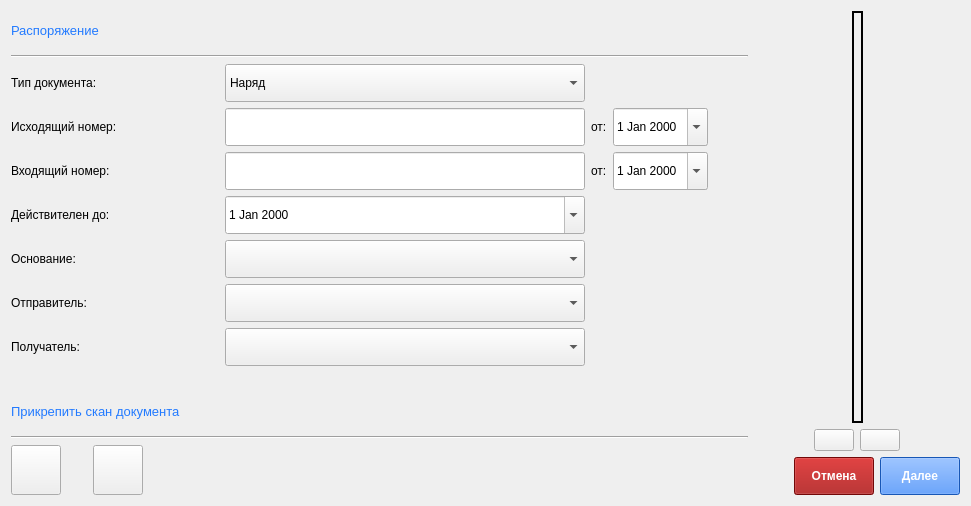
              <widget class="QWidget" name="tab_16">
               <attribute name="title">
                <string>Основная информация</string>
               </attribute>
               <layout class="QHBoxLayout" name="horizontalLayout_47">
                <item>
                 <layout class="QVBoxLayout" name="verticalLayout_62">
                  <item>
                   <layout class="QVBoxLayout" name="verticalLayout_65">
                    <property name="sizeConstraint">
                     <enum>QLayout::SetFixedSize</enum>
                    </property>
                    <item>
                     <widget class="QLabel" name="label_38">
                      <property name="minimumSize">
                       <size>
                        <width>0</width>
                        <height>38</height>
                       </size>
                      </property>
                      <property name="maximumSize">
                       <size>
                        <width>16777215</width>
                        <height>38</height>
                       </size>
                      </property>
                      <property name="font">
                       <font>
                        <family>MS Shell Dlg 2</family>
                        <pointsize>10</pointsize>
                        <weight>9</weight>
                        <italic>false</italic>
                        <bold>false</bold>
                       </font>
                      </property>
                      <property name="styleSheet">
                       <string notr="true">font: 75 10pt &quot;MS Shell Dlg 2&quot;;
color: rgb(34, 122, 255)</string>
                      </property>
                      <property name="text">
                       <string>Распоряжение</string>
                      </property>
                     </widget>
                    </item>
                    <item>
                     <widget class="Line" name="line_5">
                      <property name="orientation">
                       <enum>Qt::Horizontal</enum>
                      </property>
                     </widget>
                    </item>
                   </layout>
                  </item>
                  <item>
                   <layout class="QHBoxLayout" name="horizontalLayout_49">
                    <item>
                     <layout class="QVBoxLayout" name="verticalLayout_66">
                      <item>
                       <widget class="QLabel" name="label_39">
                        <property name="minimumSize">
                         <size>
                          <width>208</width>
                          <height>38</height>
                         </size>
                        </property>
                        <property name="maximumSize">
                         <size>
                          <width>208</width>
                          <height>38</height>
                         </size>
                        </property>
                        <property name="text">
                         <string>Тип документа:</string>
                        </property>
                       </widget>
                      </item>
                      <item>
                       <widget class="QLabel" name="label_40">
                        <property name="minimumSize">
                         <size>
                          <width>208</width>
                          <height>38</height>
                         </size>
                        </property>
                        <property name="maximumSize">
                         <size>
                          <width>208</width>
                          <height>38</height>
                         </size>
                        </property>
                        <property name="text">
                         <string>Исходящий номер:</string>
                        </property>
                       </widget>
                      </item>
                      <item>
                       <widget class="QLabel" name="label_41">
                        <property name="minimumSize">
                         <size>
                          <width>208</width>
                          <height>38</height>
                         </size>
                        </property>
                        <property name="maximumSize">
                         <size>
                          <width>208</width>
                          <height>38</height>
                         </size>
                        </property>
                        <property name="text">
                         <string>Входящий номер:</string>
                        </property>
                       </widget>
                      </item>
                      <item>
                       <widget class="QLabel" name="label_47">
                        <property name="text">
                         <string>Действителен до:</string>
                        </property>
                       </widget>
                      </item>
                     </layout>
                    </item>
                    <item>
                     <layout class="QVBoxLayout" name="verticalLayout_67">
                      <item>
                       <widget class="QComboBox" name="comboBoxTypeDocPrihod_2">
                        <property name="minimumSize">
                         <size>
                          <width>360</width>
                          <height>38</height>
                         </size>
                        </property>
                        <property name="maximumSize">
                         <size>
                          <width>360</width>
                          <height>38</height>
                         </size>
                        </property>
                        <item>
                         <property name="text">
                          <string>Наряд</string>
                         </property>
                        </item>
                        <item>
                         <property name="text">
                          <string>Разнарядка</string>
                         </property>
                        </item>
                        <item>
                         <property name="text">
                          <string>План сдачи</string>
                         </property>
                        </item>
                       </widget>
                      </item>
                      <item>
                       <widget class="QLineEdit" name="lineEditOutputNumberPrihod_2">
                        <property name="minimumSize">
                         <size>
                          <width>360</width>
                          <height>38</height>
                         </size>
                        </property>
                        <property name="maximumSize">
                         <size>
                          <width>360</width>
                          <height>38</height>
                         </size>
                        </property>
                       </widget>
                      </item>
                      <item>
                       <widget class="QLineEdit" name="lineEditInputNumberPrihod_2">
                        <property name="minimumSize">
                         <size>
                          <width>0</width>
                          <height>38</height>
                         </size>
                        </property>
                        <property name="maximumSize">
                         <size>
                          <width>360</width>
                          <height>38</height>
                         </size>
                        </property>
                       </widget>
                      </item>
                      <item>
                       <widget class="QDateEdit" name="dateEdit">
                        <property name="minimumSize">
                         <size>
                          <width>0</width>
                          <height>38</height>
                         </size>
                        </property>
                        <property name="maximumSize">
                         <size>
                          <width>16777215</width>
                          <height>38</height>
                         </size>
                        </property>
                        <property name="calendarPopup">
                         <bool>true</bool>
                        </property>
                       </widget>
                      </item>
                     </layout>
                    </item>
                    <item>
                     <layout class="QVBoxLayout" name="verticalLayout_68">
                      <item>
                       <widget class="QLabel" name="label_42">
                        <property name="minimumSize">
                         <size>
                          <width>0</width>
                          <height>38</height>
                         </size>
                        </property>
                        <property name="maximumSize">
                         <size>
                          <width>16777215</width>
                          <height>38</height>
                         </size>
                        </property>
                        <property name="text">
                         <string/>
                        </property>
                       </widget>
                      </item>
                      <item>
                       <layout class="QHBoxLayout" name="horizontalLayout_50">
                        <item>
                         <widget class="QLabel" name="label_43">
                          <property name="minimumSize">
                           <size>
                            <width>0</width>
                            <height>38</height>
                           </size>
                          </property>
                          <property name="maximumSize">
                           <size>
                            <width>16777215</width>
                            <height>38</height>
                           </size>
                          </property>
                          <property name="text">
                           <string>от:</string>
                          </property>
                         </widget>
                        </item>
                        <item>
                         <widget class="QDateEdit" name="dateInputPrihod_2">
                          <property name="minimumSize">
                           <size>
                            <width>0</width>
                            <height>38</height>
                           </size>
                          </property>
                          <property name="maximumSize">
                           <size>
                            <width>16777215</width>
                            <height>38</height>
                           </size>
                          </property>
                          <property name="calendarPopup">
                           <bool>true</bool>
                          </property>
                         </widget>
                        </item>
                       </layout>
                      </item>
                      <item>
                       <layout class="QHBoxLayout" name="horizontalLayout_51">
                        <item>
                         <widget class="QLabel" name="label_44">
                          <property name="minimumSize">
                           <size>
                            <width>0</width>
                            <height>38</height>
                           </size>
                          </property>
                          <property name="maximumSize">
                           <size>
                            <width>16777215</width>
                            <height>38</height>
                           </size>
                          </property>
                          <property name="text">
                           <string>от:</string>
                          </property>
                         </widget>
                        </item>
                        <item>
                         <widget class="QDateEdit" name="dateOutputPrihod_2">
                          <property name="minimumSize">
                           <size>
                            <width>0</width>
                            <height>38</height>
                           </size>
                          </property>
                          <property name="maximumSize">
                           <size>
                            <width>16777215</width>
                            <height>38</height>
                           </size>
                          </property>
                          <property name="calendarPopup">
                           <bool>true</bool>
                          </property>
                         </widget>
                        </item>
                       </layout>
                      </item>
                      <item>
                       <widget class="QLabel" name="label_48">
                        <property name="minimumSize">
                         <size>
                          <width>0</width>
                          <height>38</height>
                         </size>
                        </property>
                        <property name="maximumSize">
                         <size>
                          <width>16777215</width>
                          <height>38</height>
                         </size>
                        </property>
                        <property name="text">
                         <string/>
                        </property>
                       </widget>
                      </item>
                     </layout>
                    </item>
                    <item>
                     <spacer name="horizontalSpacer_34">
                      <property name="orientation">
                       <enum>Qt::Horizontal</enum>
                      </property>
                      <property name="sizeHint" stdset="0">
                       <size>
                        <width>40</width>
                        <height>20</height>
                       </size>
                      </property>
                     </spacer>
                    </item>
                   </layout>
                  </item>
                  <item>
                   <layout class="QHBoxLayout" name="horizontalLayout_48">
                    <item>
                     <layout class="QVBoxLayout" name="verticalLayout_63">
                      <item>
                       <widget class="QLabel" name="label_35">
                        <property name="minimumSize">
                         <size>
                          <width>0</width>
                          <height>38</height>
                         </size>
                        </property>
                        <property name="maximumSize">
                         <size>
                          <width>16777215</width>
                          <height>38</height>
                         </size>
                        </property>
                        <property name="text">
                         <string>Основание:</string>
                        </property>
                       </widget>
                      </item>
                      <item>
                       <widget class="QLabel" name="label_36">
                        <property name="minimumSize">
                         <size>
                          <width>208</width>
                          <height>38</height>
                         </size>
                        </property>
                        <property name="maximumSize">
                         <size>
                          <width>208</width>
                          <height>38</height>
                         </size>
                        </property>
                        <property name="text">
                         <string>Отправитель:</string>
                        </property>
                       </widget>
                      </item>
                      <item>
                       <widget class="QLabel" name="label_37">
                        <property name="minimumSize">
                         <size>
                          <width>0</width>
                          <height>38</height>
                         </size>
                        </property>
                        <property name="maximumSize">
                         <size>
                          <width>16777215</width>
                          <height>38</height>
                         </size>
                        </property>
                        <property name="text">
                         <string>Получатель:</string>
                        </property>
                       </widget>
                      </item>
                     </layout>
                    </item>
                    <item>
                     <layout class="QVBoxLayout" name="verticalLayout_64">
                      <item>
                       <widget class="QComboBox" name="comboBoxOrderPrihod_2">
                        <property name="minimumSize">
                         <size>
                          <width>0</width>
                          <height>38</height>
                         </size>
                        </property>
                        <property name="maximumSize">
                         <size>
                          <width>16777215</width>
                          <height>38</height>
                         </size>
                        </property>
                       </widget>
                      </item>
                      <item>
                       <widget class="QComboBox" name="comboBoxRecipientPrihod_2">
                        <property name="minimumSize">
                         <size>
                          <width>0</width>
                          <height>38</height>
                         </size>
                        </property>
                        <property name="maximumSize">
                         <size>
                          <width>16777215</width>
                          <height>38</height>
                         </size>
                        </property>
                       </widget>
                      </item>
                      <item>
                       <widget class="QComboBox" name="comboBoxSenderPrihod_2">
                        <property name="minimumSize">
                         <size>
                          <width>360</width>
                          <height>38</height>
                         </size>
                        </property>
                        <property name="maximumSize">
                         <size>
                          <width>360</width>
                          <height>38</height>
                         </size>
                        </property>
                       </widget>
                      </item>
                     </layout>
                    </item>
                    <item>
                     <spacer name="horizontalSpacer_33">
                      <property name="orientation">
                       <enum>Qt::Horizontal</enum>
                      </property>
                      <property name="sizeHint" stdset="0">
                       <size>
                        <width>40</width>
                        <height>20</height>
                       </size>
                      </property>
                     </spacer>
                    </item>
                   </layout>
                  </item>
                  <item>
                   <layout class="QVBoxLayout" name="verticalLayout_69">
                    <property name="sizeConstraint">
                     <enum>QLayout::SetFixedSize</enum>
                    </property>
                    <item>
                     <spacer name="verticalSpacer_15">
                      <property name="orientation">
                       <enum>Qt::Vertical</enum>
                      </property>
                      <property name="sizeType">
                       <enum>QSizePolicy::Fixed</enum>
                      </property>
                      <property name="sizeHint" stdset="0">
                       <size>
                        <width>20</width>
                        <height>20</height>
                       </size>
                      </property>
                     </spacer>
                    </item>
                    <item>
                     <widget class="QLabel" name="label_45">
                      <property name="minimumSize">
                       <size>
                        <width>0</width>
                        <height>38</height>
                       </size>
                      </property>
                      <property name="maximumSize">
                       <size>
                        <width>16777215</width>
                        <height>38</height>
                       </size>
                      </property>
                      <property name="font">
                       <font>
                        <family>MS Shell Dlg 2</family>
                        <pointsize>10</pointsize>
                        <weight>9</weight>
                        <italic>false</italic>
                        <bold>false</bold>
                       </font>
                      </property>
                      <property name="styleSheet">
                       <string notr="true">font: 75 10pt &quot;MS Shell Dlg 2&quot;;
color: rgb(34, 122, 255)</string>
                      </property>
                      <property name="text">
                       <string>Прикрепить скан документа</string>
                      </property>
                     </widget>
                    </item>
                    <item>
                     <widget class="Line" name="line_6">
                      <property name="orientation">
                       <enum>Qt::Horizontal</enum>
                      </property>
                     </widget>
                    </item>
                   </layout>
                  </item>
                  <item>
                   <layout class="QHBoxLayout" name="horizontalLayout_52">
                    <item>
                     <widget class="QPushButton" name="pushButtonScanPrihod_2">
                      <property name="minimumSize">
                       <size>
                        <width>50</width>
                        <height>50</height>
                       </size>
                      </property>
                      <property name="maximumSize">
                       <size>
                        <width>50</width>
                        <height>50</height>
                       </size>
                      </property>
                      <property name="autoFillBackground">
                       <bool>true</bool>
                      </property>
                      <property name="text">
                       <string/>
                      </property>
                      <property name="icon">
                       <iconset resource="resources.qrc">
                        <normaloff>:/new/icons/icons/scan.png</normaloff>:/new/icons/icons/scan.png</iconset>
                      </property>
                      <property name="iconSize">
                       <size>
                        <width>30</width>
                        <height>30</height>
                       </size>
                      </property>
                     </widget>
                    </item>
                    <item>
                     <widget class="QLabel" name="label_46">
                      <property name="minimumSize">
                       <size>
                        <width>20</width>
                        <height>50</height>
                       </size>
                      </property>
                      <property name="maximumSize">
                       <size>
                        <width>20</width>
                        <height>50</height>
                       </size>
                      </property>
                      <property name="text">
                       <string/>
                      </property>
                     </widget>
                    </item>
                    <item>
                     <layout class="QHBoxLayout" name="pictureLayout_3">
                      <item>
                       <widget class="QPushButton" name="pushButton_6">
                        <property name="minimumSize">
                         <size>
                          <width>50</width>
                          <height>50</height>
                         </size>
                        </property>
                        <property name="maximumSize">
                         <size>
                          <width>50</width>
                          <height>50</height>
                         </size>
                        </property>
                        <property name="sizeIncrement">
                         <size>
                          <width>0</width>
                          <height>0</height>
                         </size>
                        </property>
                        <property name="baseSize">
                         <size>
                          <width>0</width>
                          <height>1</height>
                         </size>
                        </property>
                        <property name="text">
                         <string/>
                        </property>
                        <property name="icon">
                         <iconset>
                          <normaloff>../../Users/пользователь/Pictures/zTzk5biFIY8.jpg</normaloff>../../Users/пользователь/Pictures/zTzk5biFIY8.jpg</iconset>
                        </property>
                        <property name="iconSize">
                         <size>
                          <width>40</width>
                          <height>40</height>
                         </size>
                        </property>
                       </widget>
                      </item>
                      <item>
                       <spacer name="horizontalSpacer_35">
                        <property name="orientation">
                         <enum>Qt::Horizontal</enum>
                        </property>
                        <property name="sizeHint" stdset="0">
                         <size>
                          <width>40</width>
                          <height>20</height>
                         </size>
                        </property>
                       </spacer>
                      </item>
                     </layout>
                    </item>
                   </layout>
                  </item>
                 </layout>
                </item>
                <item>
                 <layout class="QVBoxLayout" name="verticalLayout_70">
                  <item>
                   <layout class="QHBoxLayout" name="horizontalLayout_53">
                    <item>
                     <spacer name="horizontalSpacer_36">
                      <property name="orientation">
                       <enum>Qt::Horizontal</enum>
                      </property>
                      <property name="sizeHint" stdset="0">
                       <size>
                        <width>40</width>
                        <height>20</height>
                       </size>
                      </property>
                     </spacer>
                    </item>
                    <item>
                     <widget class="QLabel" name="scanPrihodDoc_2">
                      <property name="minimumSize">
                       <size>
                        <width>0</width>
                        <height>0</height>
                       </size>
                      </property>
                      <property name="maximumSize">
                       <size>
                        <width>460</width>
                        <height>877</height>
                       </size>
                      </property>
                      <property name="frameShape">
                       <enum>QFrame::Box</enum>
                      </property>
                      <property name="lineWidth">
                       <number>2</number>
                      </property>
                      <property name="midLineWidth">
                       <number>0</number>
                      </property>
                      <property name="text">
                       <string/>
                      </property>
                      <property name="pixmap">
                       <pixmap>../../Users/пользователь/Pictures/WhatsApp Image 2021-11-30 at 13.16.00 (1).jpeg</pixmap>
                      </property>
                      <property name="scaledContents">
                       <bool>true</bool>
                      </property>
                     </widget>
                    </item>
                    <item>
                     <spacer name="horizontalSpacer_37">
                      <property name="orientation">
                       <enum>Qt::Horizontal</enum>
                      </property>
                      <property name="sizeHint" stdset="0">
                       <size>
                        <width>40</width>
                        <height>20</height>
                       </size>
                      </property>
                     </spacer>
                    </item>
                   </layout>
                  </item>
                  <item>
                   <layout class="QHBoxLayout" name="arrowsLayout_3">
                    <item>
                     <spacer name="horizontalSpacer_38">
                      <property name="orientation">
                       <enum>Qt::Horizontal</enum>
                      </property>
                      <property name="sizeHint" stdset="0">
                       <size>
                        <width>40</width>
                        <height>20</height>
                       </size>
                      </property>
                     </spacer>
                    </item>
                    <item>
                     <widget class="QPushButton" name="pushButtonLeftPrihod_2">
                      <property name="text">
                       <string/>
                      </property>
                      <property name="icon">
                       <iconset resource="resources.qrc">
                        <normaloff>:/new/icons/icons/leftArrow.png</normaloff>:/new/icons/icons/leftArrow.png</iconset>
                      </property>
                     </widget>
                    </item>
                    <item>
                     <widget class="QPushButton" name="pushButtonRightPrihod_2">
                      <property name="text">
                       <string/>
                      </property>
                      <property name="icon">
                       <iconset resource="resources.qrc">
                        <normaloff>:/new/icons/icons/rightArrow.png</normaloff>:/new/icons/icons/rightArrow.png</iconset>
                      </property>
                     </widget>
                    </item>
                    <item>
                     <spacer name="horizontalSpacer_39">
                      <property name="orientation">
                       <enum>Qt::Horizontal</enum>
                      </property>
                      <property name="sizeHint" stdset="0">
                       <size>
                        <width>40</width>
                        <height>20</height>
                       </size>
                      </property>
                     </spacer>
                    </item>
                   </layout>
                  </item>
                  <item>
                   <layout class="QHBoxLayout" name="horizontalLayout_54">
                    <item>
                     <spacer name="horizontalSpacer_40">
                      <property name="orientation">
                       <enum>Qt::Horizontal</enum>
                      </property>
                      <property name="sizeHint" stdset="0">
                       <size>
                        <width>40</width>
                        <height>20</height>
                       </size>
                      </property>
                     </spacer>
                    </item>
                    <item>
                     <widget class="QPushButton" name="pushButtonCancelPrihod_3">
                      <property name="minimumSize">
                       <size>
                        <width>0</width>
                        <height>38</height>
                       </size>
                      </property>
                      <property name="maximumSize">
                       <size>
                        <width>16777215</width>
                        <height>38</height>
                       </size>
                      </property>
                      <property name="font">
                       <font>
                        <pointsize>9</pointsize>
                        <weight>75</weight>
                        <bold>true</bold>
                       </font>
                      </property>
                      <property name="styleSheet">
                       <string notr="true">background-color: rgb(160, 10, 10);
color: rgb(255, 255, 255);</string>
                      </property>
                      <property name="text">
                       <string>Отмена</string>
                      </property>
                     </widget>
                    </item>
                    <item>
                     <widget class="QPushButton" name="pushButtonNextPrihod_2">
                      <property name="minimumSize">
                       <size>
                        <width>0</width>
                        <height>38</height>
                       </size>
                      </property>
                      <property name="maximumSize">
                       <size>
                        <width>16777215</width>
                        <height>38</height>
                       </size>
                      </property>
                      <property name="font">
                       <font>
                        <pointsize>9</pointsize>
                        <weight>75</weight>
                        <bold>true</bold>
                       </font>
                      </property>
                      <property name="styleSheet">
                       <string notr="true">background-color: rgb(34, 122, 255);
color: rgb(255, 255, 255);</string>
                      </property>
                      <property name="text">
                       <string>Далее</string>
                      </property>
                     </widget>
                    </item>
                   </layout>
                  </item>
                 </layout>
                </item>
               </layout>
              </widget>
